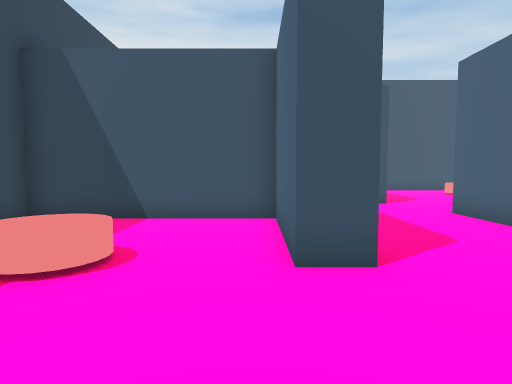
View 1 (above)

17 first-person views from a walk through a Unity game level. The camera is 1.2 m above the floor, tilts 4° down and sees 75° across. The floor is counted in squares, 1 m on a side. Each view is taken from the middle of a square. On the plan, view 1 faces up. The plan holds only what a view shows up to about 14 squares ahead; the rest is blank. The player character is not drawn.

View 2
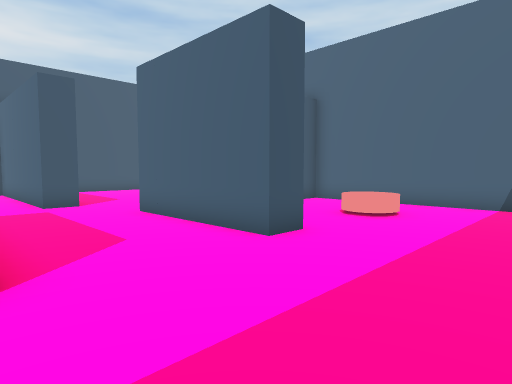

View 3
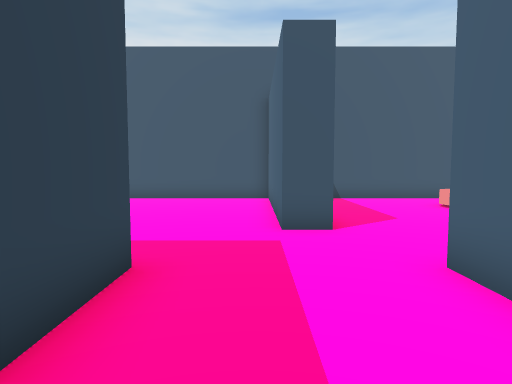

View 4
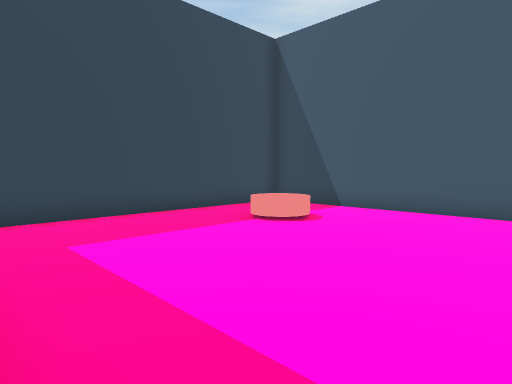

View 5
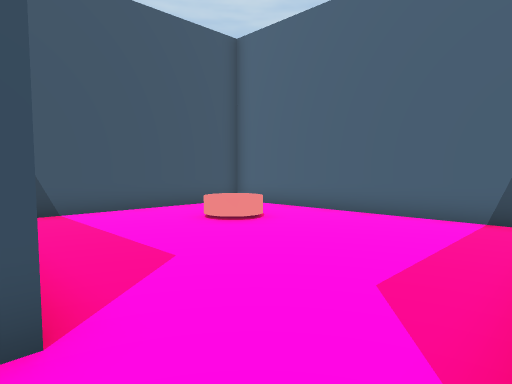

View 6
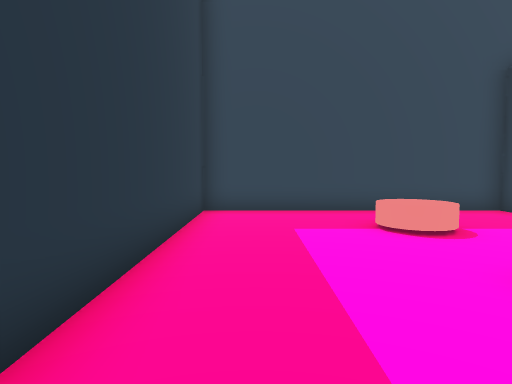

View 7
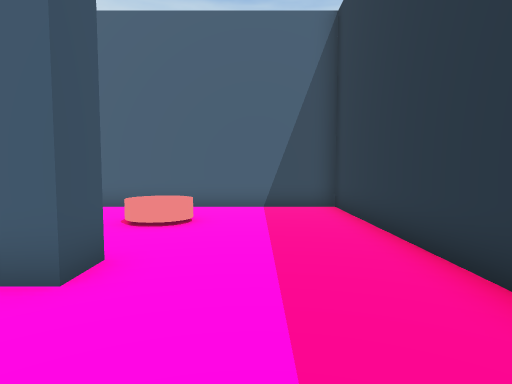

View 8
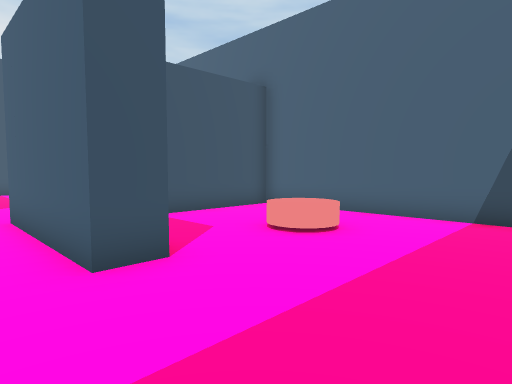

View 9
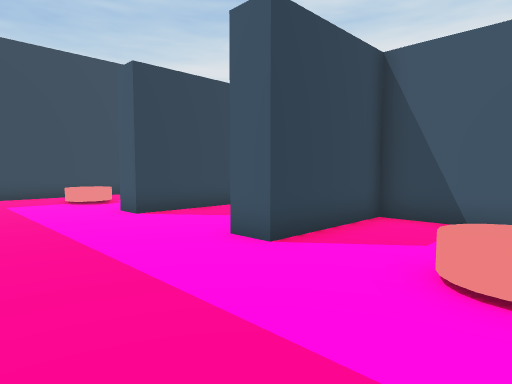

View 10
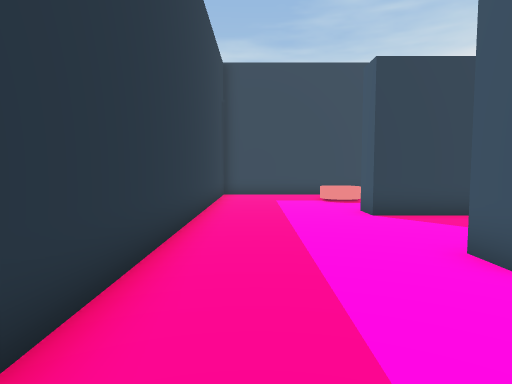

View 11
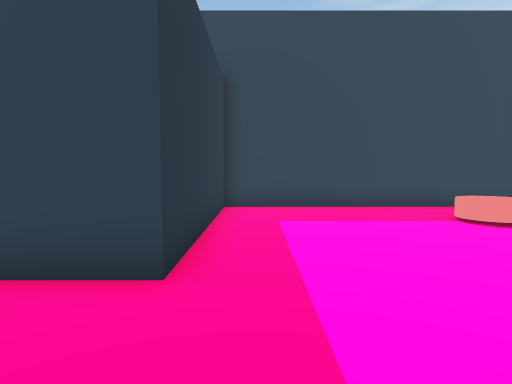

View 12
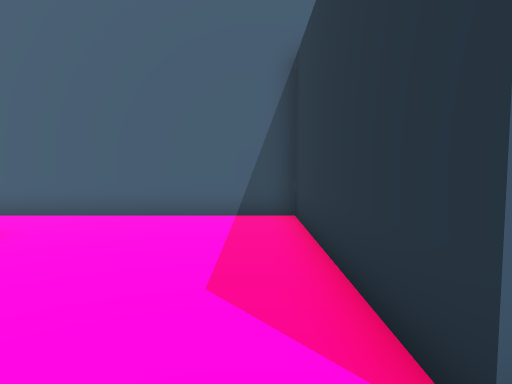

View 13
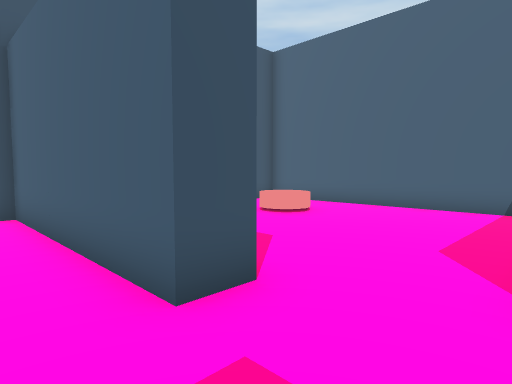

View 14
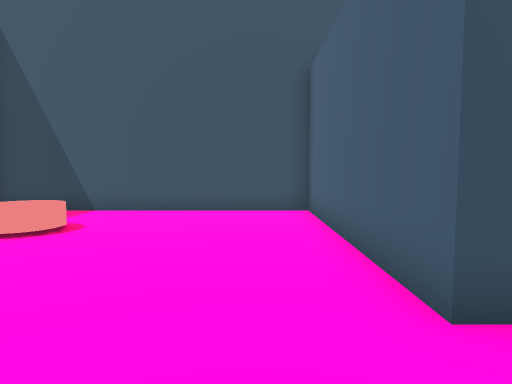

View 15
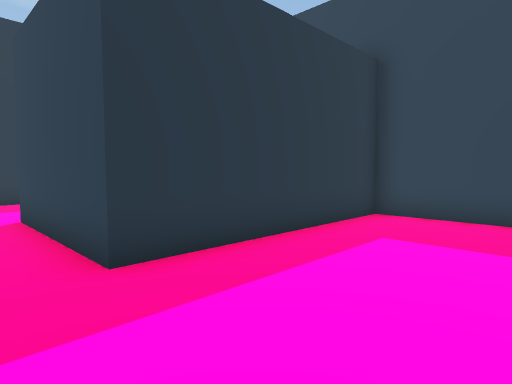

View 16
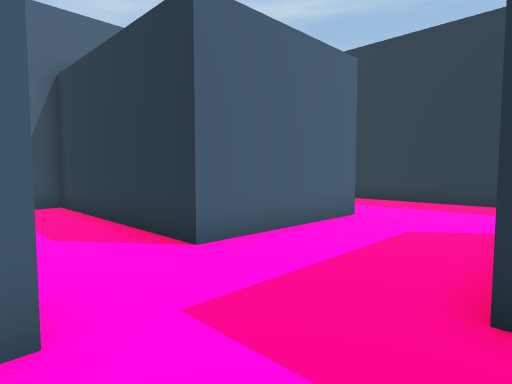

View 17
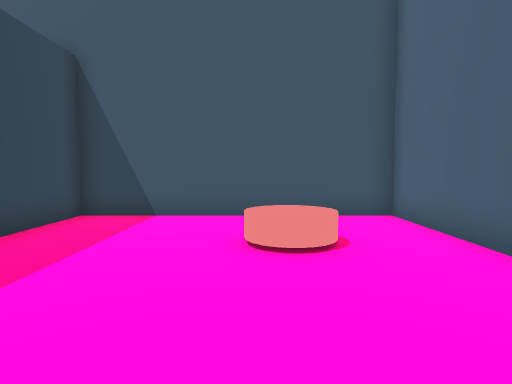

### Floor plan
Key: @ floor where view 1 was taken; # wall or solid block; . floor; O other object.
Columns run from 6 left of view 1 to 13 right of it. Each row starts with its distance up from view 1.
 19 ####################
 18 #  .......#........#
 17 #. .......#........#
 16 #.........#........#
 15 #..OO.....#....OO..#
 14 #.........#........#
 13 #.........#........#
 12 #.........#........#
 11 #..................#
 10 #..................#
  9 ########...#########
  8 ########...#########
  7 #......#...##......#
  6 #......#...##......#
  5 #  ....#...##......#
  4 #..OO......##..OO..#
  3 #..................#
  2 #..................#
  1 #..................#
  0 #.....@............#
 -1 ####################

Where each view was taken, in squares from view 1:
view 1: 0 up, 0 right, facing up
view 2: 0 up, 1 right, facing up-right
view 3: 5 up, 3 right, facing up
view 4: 9 up, 3 right, facing up-left
view 5: 9 up, 4 right, facing up-right
view 6: 1 up, 4 right, facing left
view 7: 2 up, 2 right, facing right
view 8: 0 up, 4 right, facing up-right
view 9: 0 up, 10 right, facing up-left
view 10: 1 up, 10 right, facing left
view 11: 10 up, 5 right, facing left
view 12: 10 up, 4 right, facing right
view 13: 9 up, 2 right, facing up-right
view 14: 9 up, 2 right, facing up
view 15: 13 up, 3 right, facing down-left
view 16: 12 up, 1 right, facing down-right
view 17: 10 up, 9 right, facing up
